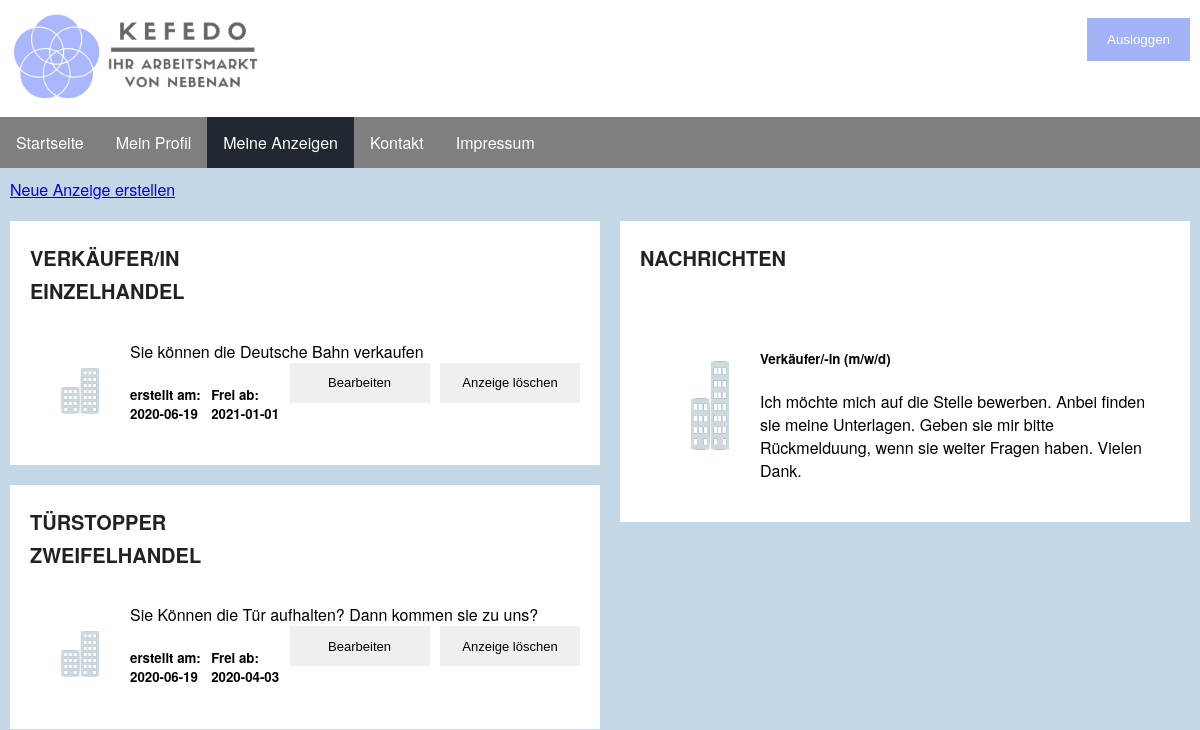
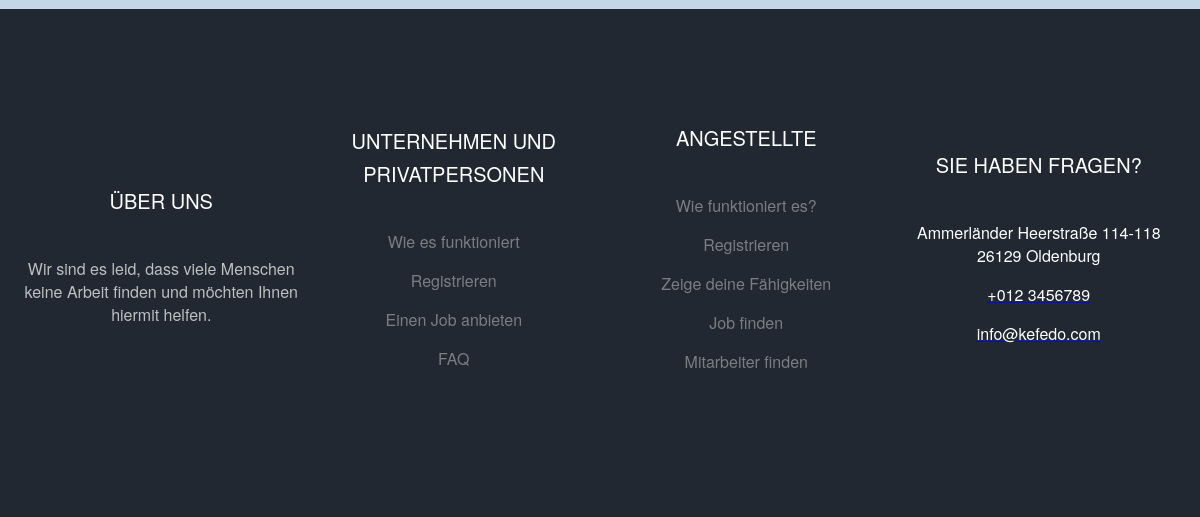
Before: /website_root/messages.php (signed in) with the older database file (2 pictures, top to bottom).
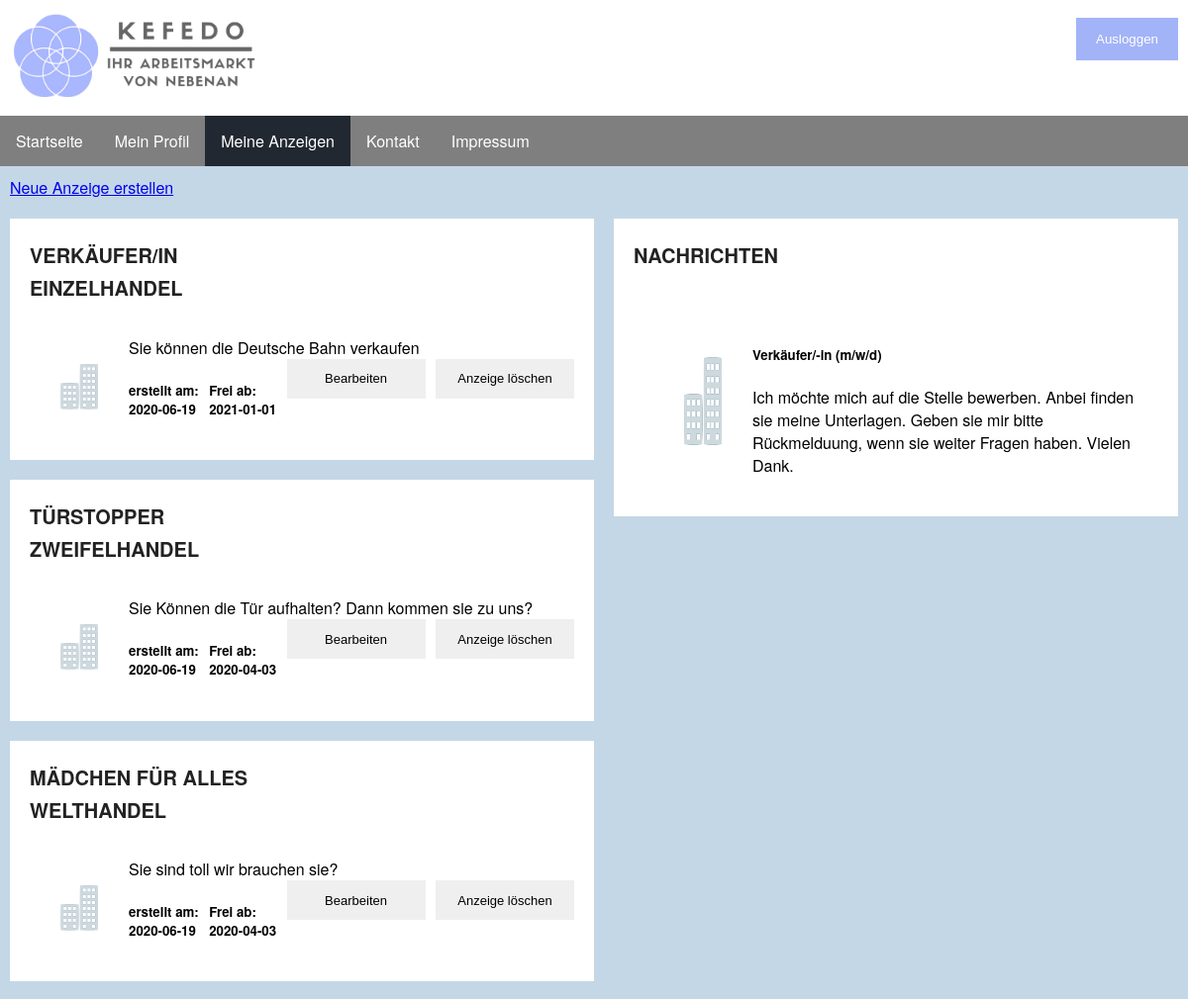
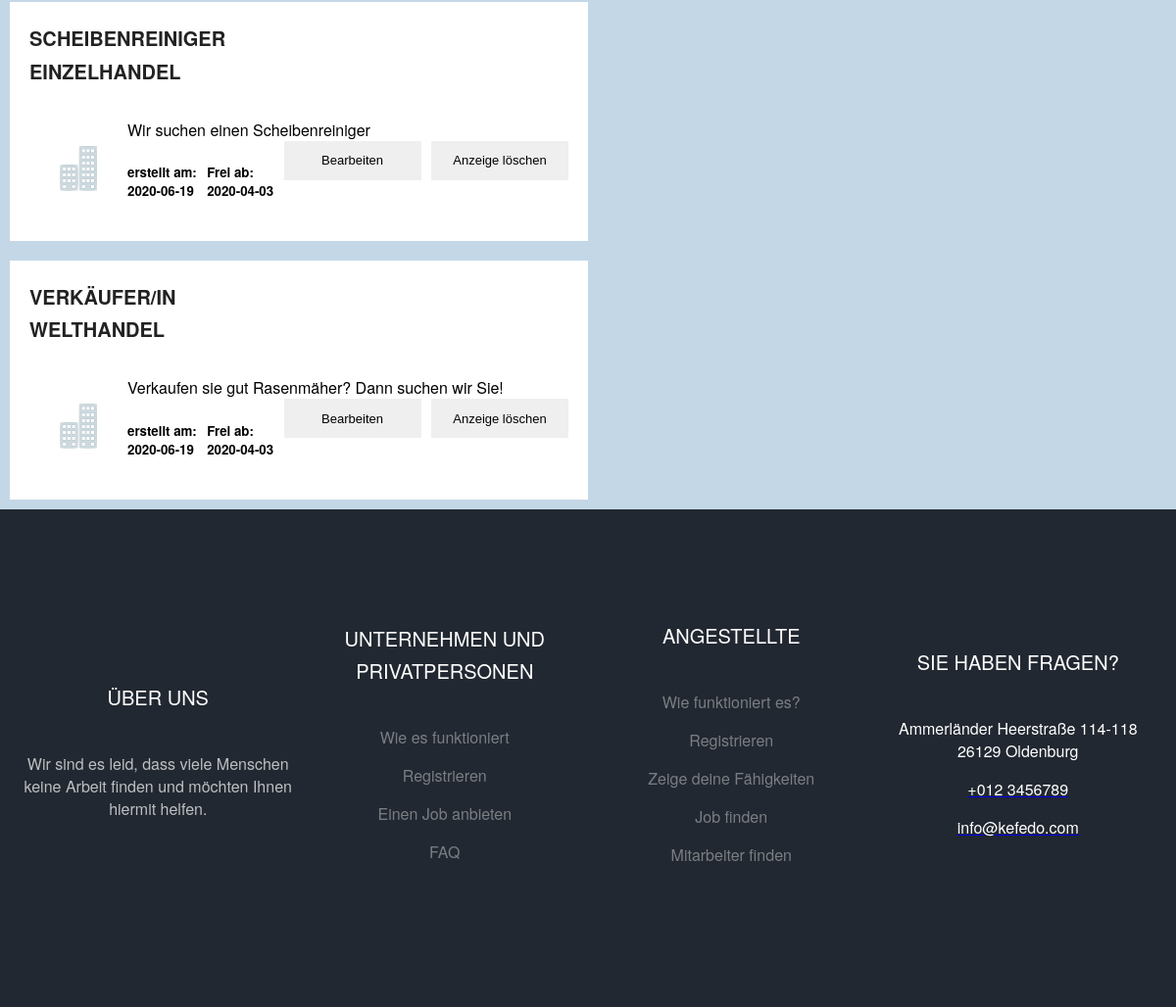
After: the same page with the newer database file (2 pictures, top to bottom).
### tables this page shows
CREATE TABLE "offers"
(
	id INTEGER not null
		primary key autoincrement,
	title VARCHAR(50) not null,
	subtitle VARCHAR(50) not null,
	companyName VARCHAR(50) default NULL,
	description VARCHAR(2000) default NULL,
	address INTEGER not null
		references address,
	created DATE default CURRENT_TIMESTAMP not null,
	free DATE default NULL,
	offerType INTEGER(1) not null,
	duration INTEGER(1) default NULL,
	workModel INTEGER(1) default NULL,
	creator INTEGER not null
		references user
);

### website_root/php/offer/Offer.php (called while the page is built, shortened)
<?php
class Offer
{
    private $title;
    private $subTitle;
    private $description;
    private $created;
    private $free;
    public function getTitle()
    {
        return $this->title;
    }
    public function setTitle($title): void
    {
        $this->title = $title;
    }
    public function getSubTitle()
    {
        return $this->subTitle;
    }
    public function setSubTitle($subTitle): void
    {
        $this->subTitle = $subTitle;
    }
    public function getDescription()
    {
        return $this->description;
    }
    public function setDescription($description): void
    {
        $this->description = $description;
    }
    public function getCreated()
    {
        return $this->created;
    }
    public function setCreated($created): void
    {
        $this->created = $created;
    }
    public function getFree()
    {
        return $this->free;
    }
    public function setFree($free): void
    {
        $this->free = $free;
    }
}

### website_root/php/database/SqliteDatabase.php (called while the page is built, shortened)
<?php
class SqliteDatabase implements Database
{
    private $conn;
    public function create(): ?bool
    {
        $commands = [
            "CREATE TABLE IF NOT EXISTS main.address (
                            id INTEGER NOT NULL PRIMARY KEY autoincrement,
                            state VARCHAR(30) NOT NULL,
                            town VARCHAR(30) NOT NULL,
                            street VARCHAR(50) NOT NULL,
                            number INTEGER(10) NOT NULL,
                            plz INTEGER(10) NOT NULL
                            );",
            "CREATE TABLE IF NOT EXISTS main.offers (
                            id INTEGER NOT NULL PRIMARY KEY autoincrement,
                            title VARCHAR(50) NOT NULL,
                            subtitle VARCHAR(50) NOT NULL,
                            companyName VARCHAR(50) DEFAULT NULL,
                            description VARCHAR(2000) DEFAULT NULL,
                            address INTEGER NOT NULL,
                            created DATE NOT NULL DEFAULT CURRENT_TIMESTAMP,
                            free DATE DEFAULT NULL,
                            offerType INTEGER(1) NOT NULL,
                            duration INTEGER(1) DEFAULT NULL,
                            workModel INTEGER(1) DEFAULT NULL,
                            creator INTEGER NOT NULL,
                            FOREIGN KEY(address) REFERENCES address (id),
                            FOREIGN KEY(creator) REFERENCES user (id)
                            );",
            "CREATE TABLE IF NOT EXISTS main.user (
                            id INTEGER NOT NULL PRIMARY KEY autoincrement,
                            email VARCHAR(50) NOT NULL UNIQUE,
                            prename VARCHAR(30) DEFAULT NULL,
                            surname VARCHAR(50) DEFAULT NULL,
                            password VARCHAR(30) DEFAULT NULL
                            );",
        ];
        foreach ($commands as $command) {
            try {
                $result = $this->conn->exec($command);
            } catch (PDOException $e) {
                print $e;
                return false;
            }
        }
        return true;
    }
    public function connect(): ?bool
    {
        $this->conn = new PDO('sqlite:../DB.sqlite3') or die("Cannot open the Database");
        return $this->create();
    }
    public function execute($command, $values)
    {
        if ($this->conn !== null && is_array($values) && is_string($command)) {
            try {
                $stm = $this->conn->prepare($command);
                for ($i = 1, $iMax = count($values); $i <= $iMax; $i++) {
                    $stm->bindParam($i, $values[$i - 1]);
                }
                $stm->execute();
                return $stm->fetchAll();
            } catch (PDOException $e) {
                print $e;
                return false;
            }
        } else {
            return false;
        }
    }
}

### website_root/php/offer/OfferDAOImpl.php (called while the page is built, shortened)
<?php
class OfferDAOImpl implements OfferDAO
{
    private $database;
    public function __construct()
    {
        $databaseController = new DatabaseController();
        $this->database = $databaseController::getDatabase();
        try {
            $this->database->connect();
        } catch (Exception $e) {
            echo $e;
        }
    }
    public function getOwnOffers($user)
    {
        $command = "SELECT * FROM offers, address WHERE offers.address = address.id AND creator=?";
        $values = [$user->getId()];
        return OfferHelper::getOffersFromSQLResult($this->database->execute($command, $values));
    }
}

### website_root/php/database/DatabaseController.php (called while the page is built, shortened)
<?php
class DatabaseController
{
    private static $database;
    public function __construct()
    {
        self::$database = new SqliteDatabase();
    }
    public static function getDatabase(): SqliteDatabase
    {
        return self::$database;
    }
}

### website_root/php/user/UserDAOImpl.php (called while the page is built, shortened)
<?php
class UserDAOImpl implements UserDAO
{
    public function __construct()
    {
        $databaseController = new DatabaseController();
        $this->database = $databaseController::getDatabase();
    }
}

### website_root/messages.php (the view, shortened to what this page needs)
<?php
include "header.php";
include_once 'php/classes.php';
$email = $_COOKIE['email'] ?? null;
if ($email !== null) {
    $user = new UserDAOImpl();
    $user = $user->findUserByMail($email);
    if ($user !== null) {
        $OfferDAOImpl = new OfferDAOImpl();
        $result = $OfferDAOImpl->getOwnOffers($user);
    } else {
        $result = null;
    }
}
?>
<div class="header">
    <nav>
        <ul class="navi">
            <li class="navibutton"><a href="index.php" class="naviobjekt"> Startseite</a></li>
            <li class="navibutton">
                <a href="profil.php" class="naviobjekt"> Mein Profil</a>
            </li>
            <li class="navibutton">
                <div class="active"><a href="messages.php" class="naviobjekt"> Meine Anzeigen </a></div>
            </li>
            <li class="navibutton"><a href="contact.php" class="naviobjekt">Kontakt </a></li>
            <li class="navibutton"><a href="impressum.php" class="naviobjekt">Impressum </a></li>
        </ul>
    </nav>
</div>
<div class="grid-farbe">
    <div class="button_field">
        <a href="new_offer.php" class="button_new_offer">Neue Anzeige erstellen</a>
    </div>
    <div class="row">
        <div class="leftcolumn">
            <?php
            displayResults($result);
            function displayResults($result)
            {
                if ($result !== null) {
                    foreach ($result as $offer) {
                        $offer_id = $offer->getId();
                        $html = "<div class=\"card\">
                                    <div class=\"anzeigen-inhalt\">
                                        <h2>" . $offer->getTitle() . "<br>" . $offer->getSubTitle() . "</h2>
                                        <img class=\"fakeimg\" src=\"images/company_placeholder.png\" alt=\"Firmenlogo\">
                                        <div class=\"beschreibung\">
                                            " . $offer->getDescription() . "
                                        </div>
                                    </div>
                                    <form method=\"POST\"  class=\"profile-form\" id=\"profile-form\">
                                    <div class=\"infos\">
                                        <div class=\"erstellt\"><h5>erstellt am:<br>" . $offer->getCreated() . "</div>
                                        <div class=\"frei\"><h5> Frei ab:<br>" . $offer->getFree() . "</h5></div>
                                        <input type='hidden' name='id_offer' value='$offer_id'></form>
                                     <form method='post' action='new_offer.php'><input type=\"submit\" value=\"Bearbeiten\" class=\"submit\" name=\"bearbeiten_offer\"
                                   id=\"submit\"/>
                                        <input type='hidden' name='id_offer' value='$offer_id'></form>
                                    <input type=\"submit\" value=\"Anzeige löschen\" class=\"submit\" name=\"anzeigeloeschen\"
                                   id=\"submit\"/>
                                    </div>
                                 </form>
                                </div>";
                        echo $html . "\n";
                    }
                }
            }
            ?>
        </div>
        <div class="rightcolumn">
            <div class="card">
                <h2>Nachrichten</h2>
                <div class="card">
                    <div class=" nachricht">
                        <img class="fakeimg" src="images/company_placeholder.png" alt="Firmenlogo">
                        <div class="nachrichtenbes">
                            <h5>Verkäufer/-in (m/w/d)</h5>
                            Ich möchte mich auf die Stelle bewerben. Anbei finden sie meine Unterlagen.
                            Geben sie mir bitte Rückmelduung, wenn sie weiter Fragen haben. Vielen Dank.
                        </div>
                    </div>
                </div>
            </div>
        </div>
    </div>

### website_root/header.php (shortened to what this page needs)
<!DOCTYPE html>
<html lang="de">
<head>
    <link rel="stylesheet" type="text/css" href="styles/global.css">
    <?php if (preg_match("/messages\.php/i", $_SERVER['REQUEST_URI'])) { ?>
        <link rel="stylesheet" type="text/css" href="styles/messages.css">
    <?php } ?>
</head>
<body>
<div class="grid-container">
    <div class="headerrahmen">
        <div class="logo">
            <a href="index.php"><img alt="Logo" class="kefedologo" src="images/logo.png"></a>
        </div>
        <?php if (isset($_COOKIE["loggedin"]) and $_COOKIE["loggedin"] === "true") {
            ?>
            <div class="loginbutton">
                <form action="login.php" method="post">
                    <button type="submit" name="logoutSubmit" style="width:auto;">
                        Ausloggen
                    </button>
                </form>
            </div>
    <?php
    }
    ?>
</div>

### website_root/styles/global.css (style rules this page uses)
body { margin: 0; font-family: "Helvetica Neue", Helvetica, Arial, sans-serif; }
input { display: block; max-width: 100%; border: 1px solid #ebebeb; padding: 12px 20px; box-sizing: border-box; font-weight: 500; font-size: 13px; }
button { background-color: #A2B3F8; color: white; padding: 14px 20px; margin: 8px 0; border: none; cursor: pointer; width: 100%; }
.submit { width: 140px; height: 40px; display: flex; font-weight: 400; font-size: 13px; padding: 10px; border: none; cursor: pointer; }
h2 { line-height: 1.66; padding: 0; font-weight: 700; color: #222; font-size: 20px; text-transform: uppercase; margin: 0 0 32px; }
.footer { display: block; position: relative; font-size: 16px; padding: 7em 0; background: #222831; color: rgba(255, 255, 255, 0.7); grid-area: footer; align-content: center; }
.footer-row { display: flex; flex-wrap: wrap; align-content: center; }
.grid-farbe { padding: 10px; background-color: #c4d7e7; }
.text { color: #fff; text-decoration: none; }
.footer-col { float: left; flex-grow: 1; text-align: center; align-content: center; flex-wrap: wrap; width: 200px; }
.list-unstyled { padding-left: 0; list-style: none; }
.footer-li { padding-bottom: 1rem !important; }
.container { width: 100%; padding-right: 15px; padding-left: 15px; margin: auto; }
.footer-h2 { font-family: inherit; color: #fff; margin-bottom: 40px; font-size: 20px; font-weight: 400; }
.footer-link { color: rgba(255, 255, 255, 0.4); text-decoration: none; }
.headerrahmen { display: flex; flex-wrap: wrap; justify-content: space-between; padding: 10px; max-width: 100%; overflow: hidden; }
.loginbutton { float: right; margin-right: 0; align-items: end; }
.logo { flex-grow: 100; }
.kefedologo { max-width: 250px; min-width: 200px; }
.navi { list-style-type: none; margin: 0; padding: 0; overflow: hidden; background-color: #7f7f7f; }
.navibutton { float: left; }
.naviobjekt { display: block; color: white; text-decoration: none; text-align: center; padding: 14px 16px; }
.navibutton :last-child { border-right: none; }
.active { background-color: #222831; }

### website_root/styles/messages.css (style rules this page uses)
.leftcolumn { float: left; width: 50%; }
.rightcolumn { float: left; width: 50%; padding-left: 20px; }
.fakeimg { width: 15%; padding: 20px; min-width: 100px; float:left; }
.infos { display: flex; justify-content: space-between; }
.nachricht { display: flex; }
.card { background-color: white; padding: 20px; margin-top: 20px; }
.row:after { content: ""; display: table; clear: both; }

Changed rows visible on the page:
added offers: title "MÄDCHEN FÜR ALLES", subtitle "WELTHANDEL", description "Sie sind toll wir brauchen sie?", created "2020-06-19", free "2020-04-03"
added offers: title "SCHEIBENREINIGER", subtitle "EINZELHANDEL", description "Wir suchen einen Scheibenreiniger", created "2020-06-19", free "2020-04-03"
added offers: title "VERKÄUFER/IN", subtitle "WELTHANDEL", description "Verkaufen sie gut Rasenmäher? Dann suchen wir Sie!", created "2020-06-19", free "2020-04-03"
